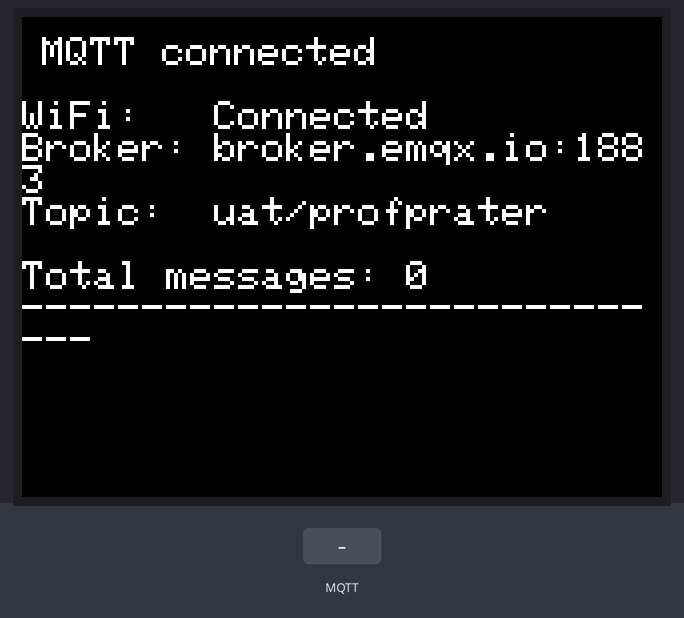
The sketch below on a simulated ESP32. Shown: 320×240 colour display. The inputs (shaded band) are chosen by the test bench. WiFi joins after 1.5 s; servers stay silent unless stated; no MQTT or app messages arrive unless stated; what the sketch prints to the serial monitor is not drawn.

Above: at 3.5 s.
3.6 s: MQTT message "1" arrives on the first subscribed topic
At 4.8 s:
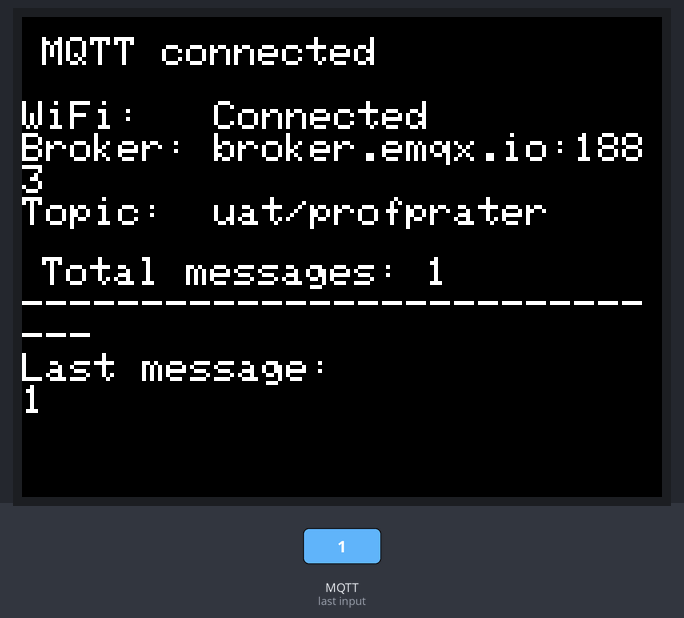
5.1 s: MQTT message "on" arrives on the first subscribed topic
At 6.1 s:
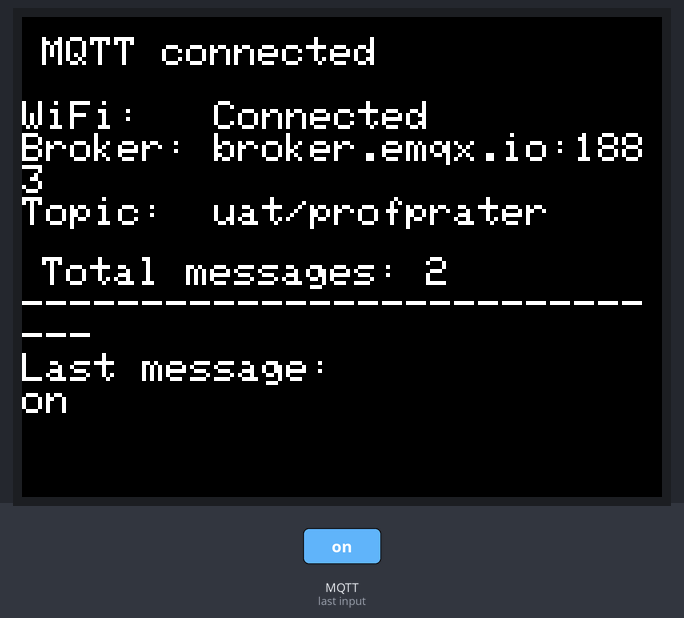
6.6 s: MQTT message "off" arrives on the first subscribed topic
At 7.3 s:
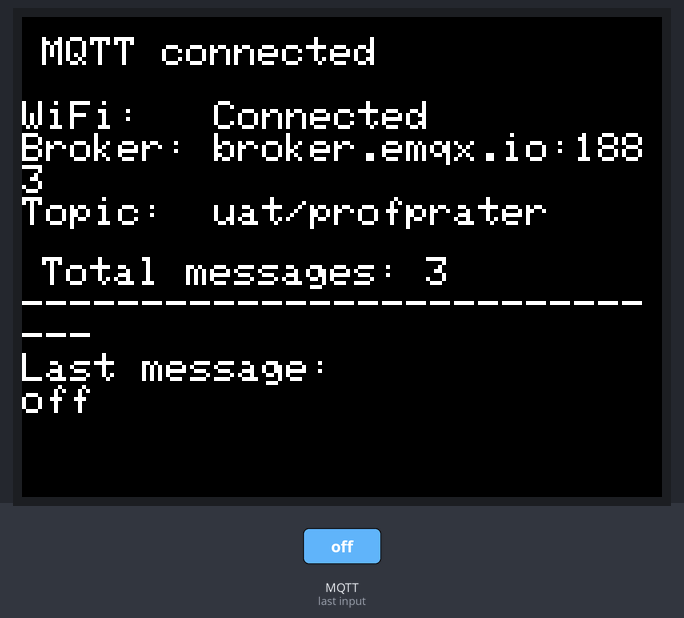
Timing chart, 0 to 9.6 s (numbered marks = the images above; inputs shaded):
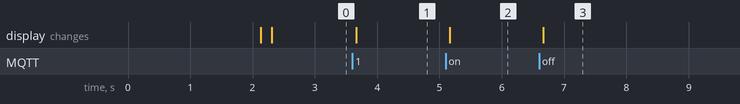

The sketch:

mqtt_v2.ino
```cpp
#include <WiFi.h>
#include <PubSubClient.h>
#include <M5Core2.h>   // M5Core2 display, buttons, power, etc.


const char *ssid       = "wifi";
const char *password   = "password";


const char *mqtt_broker   = "broker.emqx.io";
const char *mqtt_topic    = "uat/profprater";
const char *mqtt_username = "emqx";
const char *mqtt_password = "public";
const int   mqtt_port     = 1883;

WiFiClient   espClient;
PubSubClient mqtt_client(espClient);


volatile unsigned long messageCount = 0;
String lastMessage = "";
unsigned long lastRedraw = 0;

void drawStatus(const char* line1, const char* line2 = "") {
  M5.Lcd.fillScreen(BLACK);
  M5.Lcd.setCursor(10, 10);
  M5.Lcd.setTextSize(2);
  M5.Lcd.setTextColor(WHITE, BLACK);
  M5.Lcd.println(line1);
  if (line2 && line2[0]) M5.Lcd.println(line2);
  M5.Lcd.println();
  M5.Lcd.printf("WiFi:   %s\n", (WiFi.isConnected() ? "Connected" : "Not connected"));
  M5.Lcd.printf("Broker: %s:%d\n", mqtt_broker, mqtt_port);
  M5.Lcd.printf("Topic:  %s\n", mqtt_topic);
  M5.Lcd.println();
  M5.Lcd.printf("Total messages: %lu\n", messageCount);
  M5.Lcd.println("-----------------------------");
  if (lastMessage.length()) {
    M5.Lcd.println("Last message:");
    M5.Lcd.println(lastMessage);
  }
}

void drawMessage() {
  // Redraw only the lower portion to avoid flicker
  M5.Lcd.fillRect(0, 110, M5.Lcd.width(), M5.Lcd.height()-110, BLACK);
  M5.Lcd.setCursor(10, 120);
  M5.Lcd.setTextSize(2);
  M5.Lcd.setTextColor(WHITE, BLACK);
  M5.Lcd.printf("Total messages: %lu\n", messageCount);
  M5.Lcd.println("-----------------------------");
  M5.Lcd.println("Last message:");
  M5.Lcd.println(lastMessage);
}


void connectToWiFi() {
  drawStatus("Connecting to WiFi...");
  WiFi.begin(ssid, password);
  Serial.print("Connecting to WiFi");
  while (WiFi.status() != WL_CONNECTED) {
    delay(500);
    Serial.print(".");
  }
  Serial.println("\nConnected to WiFi");
  drawStatus("WiFi connected");
}

void mqttCallback(char *topic, byte *payload, unsigned int length) {
  // Convert payload to String (not null-terminated by default)
  String msg;
  msg.reserve(length);
  for (unsigned int i = 0; i < length; i++) msg += (char)payload[i];

  Serial.print("Message received on topic: ");
  Serial.println(topic);
  Serial.print("Message: ");
  Serial.println(msg);
  Serial.println("---------------------");

  lastMessage = msg;
  messageCount++;
  drawMessage();   // update screen with new count + message
}

void connectToMQTT() {
  while (!mqtt_client.connected()) {
    String client_id = "esp32-client-" + String(WiFi.macAddress());
    Serial.printf("Connecting to MQTT Broker as %s...\n", client_id.c_str());
    drawStatus("Connecting to MQTT...", client_id.c_str());

    if (mqtt_client.connect(client_id.c_str(), mqtt_username, mqtt_password)) {
      Serial.println("Connected to MQTT broker");
      mqtt_client.subscribe(mqtt_topic);
      mqtt_client.publish(mqtt_topic, "Hi EMQX I'm ESP32 ^^");
      drawStatus("MQTT connected");
    } else {
      Serial.print("Failed, rc=");
      Serial.print(mqtt_client.state());
      Serial.println(" try again in 5 seconds");
      drawStatus("MQTT connect failed", "Retrying in 5s...");
      delay(5000);
    }
  }
}


void setup() {
  M5.begin();
  M5.Lcd.setRotation(1);
  M5.Lcd.setTextWrap(true);
  M5.Lcd.fillScreen(BLACK);

  Serial.begin(115200);

  connectToWiFi();
  mqtt_client.setServer(mqtt_broker, mqtt_port);
  mqtt_client.setKeepAlive(60);
  mqtt_client.setCallback(mqttCallback);
  connectToMQTT();
}

void loop() {
  if (!mqtt_client.connected()) {
    connectToMQTT();
  }
  mqtt_client.loop();

  // (Optional) periodic light refresh to keep status current
  if (millis() - lastRedraw > 15000) {
    drawStatus("Running...");
    lastRedraw = millis();
  }

  M5.update();
}
```

Measured:
- after the input at 3.6 s, the display: changes after 0.07 s (image 1)
- after the input at 5.1 s, the display: changes after 0.07 s (image 2)
- after the input at 6.6 s, the display: changes after 0.07 s (image 3)
